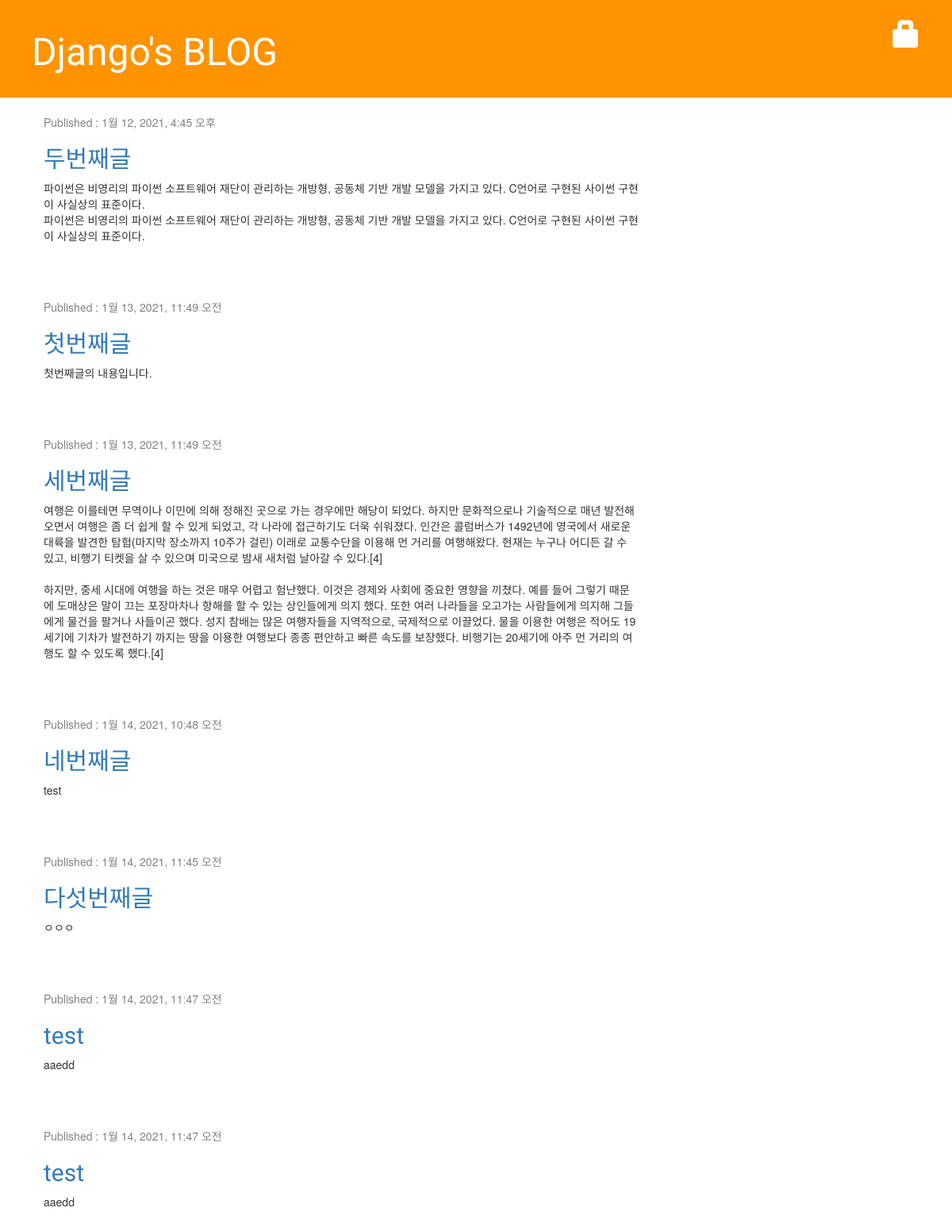
The app's page /, older data.
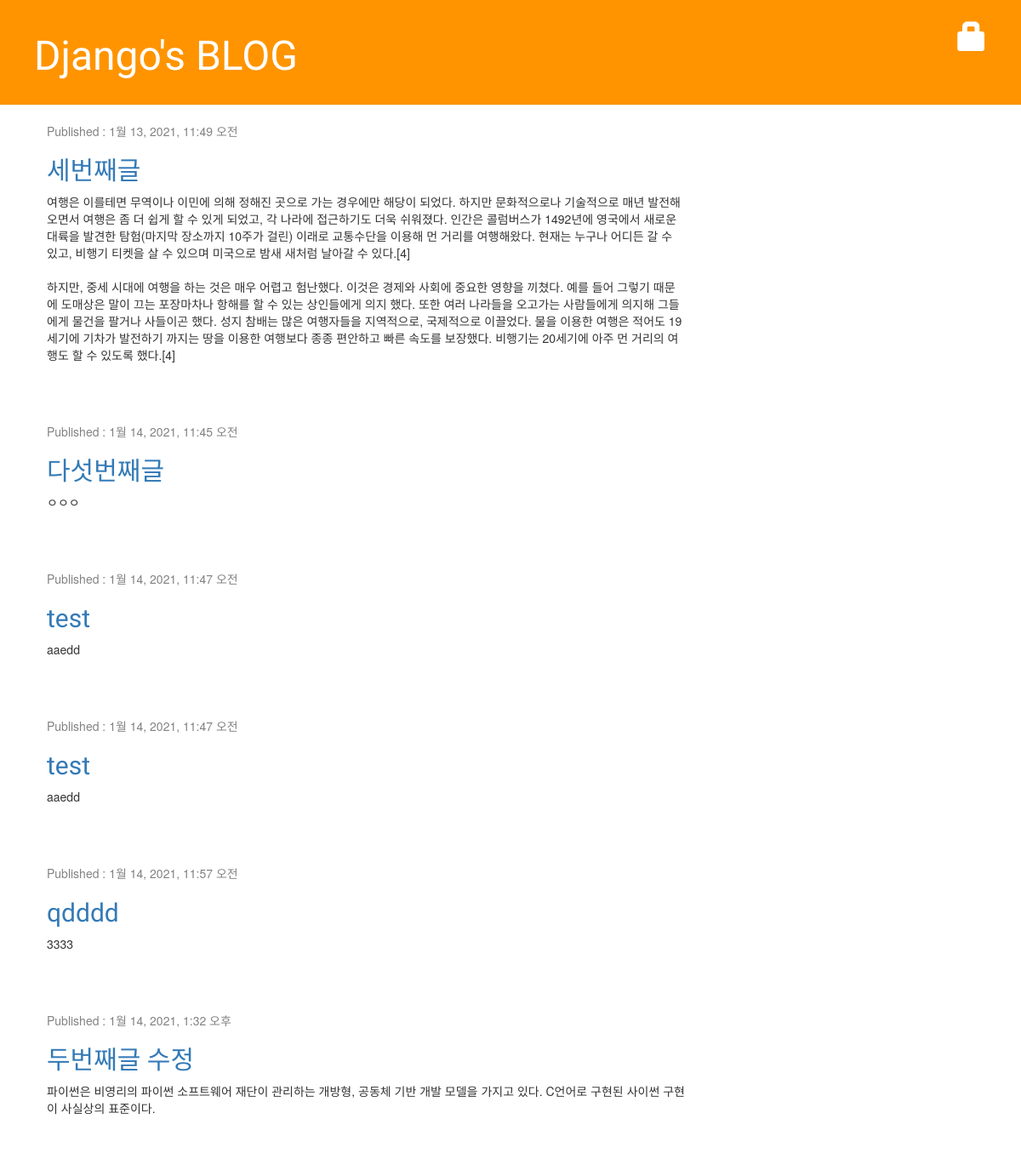
The same page, newer data.
### blog/models.py (models this page shows, shortened)
class Post(models.Model):
    author = models.ForeignKey('auth.User', on_delete=models.CASCADE)
    title = models.CharField(max_length=200, validators=[min_length_3_validator])
    text = models.TextField()
    created_date = models.DateTimeField(default=timezone.now)
    published_date = models.DateTimeField(blank=True, null=True)

### blog/views.py (the view)
# urls.py: path('', views.post_list, name='post_list'),
def post_list(request):
    posts = Post.objects.filter(published_date__lte=timezone.now()).order_by('published_date')
    return render(request, 'blog/post_list.html', {'posts': posts})

### blog/templates/blog/post_list.html
{% extends 'blog/base.html' %}
{% block content %}
    {% for post in posts %}
        <div class="post">
            <div class="date">
                <p>Published : {{post.published_date}}</p>
            </div>
            <h2><a href="{% url 'post_detail' pk=post.pk %}">{{post.title}}</a></h2>
            <p>{{post.text|linebreaksbr}}</p>
        </div>
    {% endfor %}
{% endblock %}

Row changes from the older to the newer data that the page shows:
removed Post: published_date "1월 13, 2021, 11:49 오전", title "첫번째글", text "첫번째글의 내용입니다."
removed Post: published_date "1월 14, 2021, 10:48 오전", title "네번째글", text "test"
added Post: published_date "1월 14, 2021, 11:57 오전", title "qdddd", text "3333"
changed Post: published_date "1월 12, 2021, 4:45 오후" → "1월 14, 2021, 1:32 오후"; title "두번째글" → "두번째글 수정"; text "…사이썬 구현이 사실상의 표준이다. 파이썬은 비영리의 파이썬 소프트웨어 재단이 관리하는 개방형, 공동체 기반 개발 모델을 가지고 있다. C언어로 구현된 사이썬 구현이 사실상의 표준이다." → "파이썬은 비영리의 파이썬 소프트웨어 재단이 관리하는 개방형, 공동체 기반 개발 모델을 가지고 있다. C언어로 구현된 사이썬 구현이 사실상의 표준이다."; moves down the list
